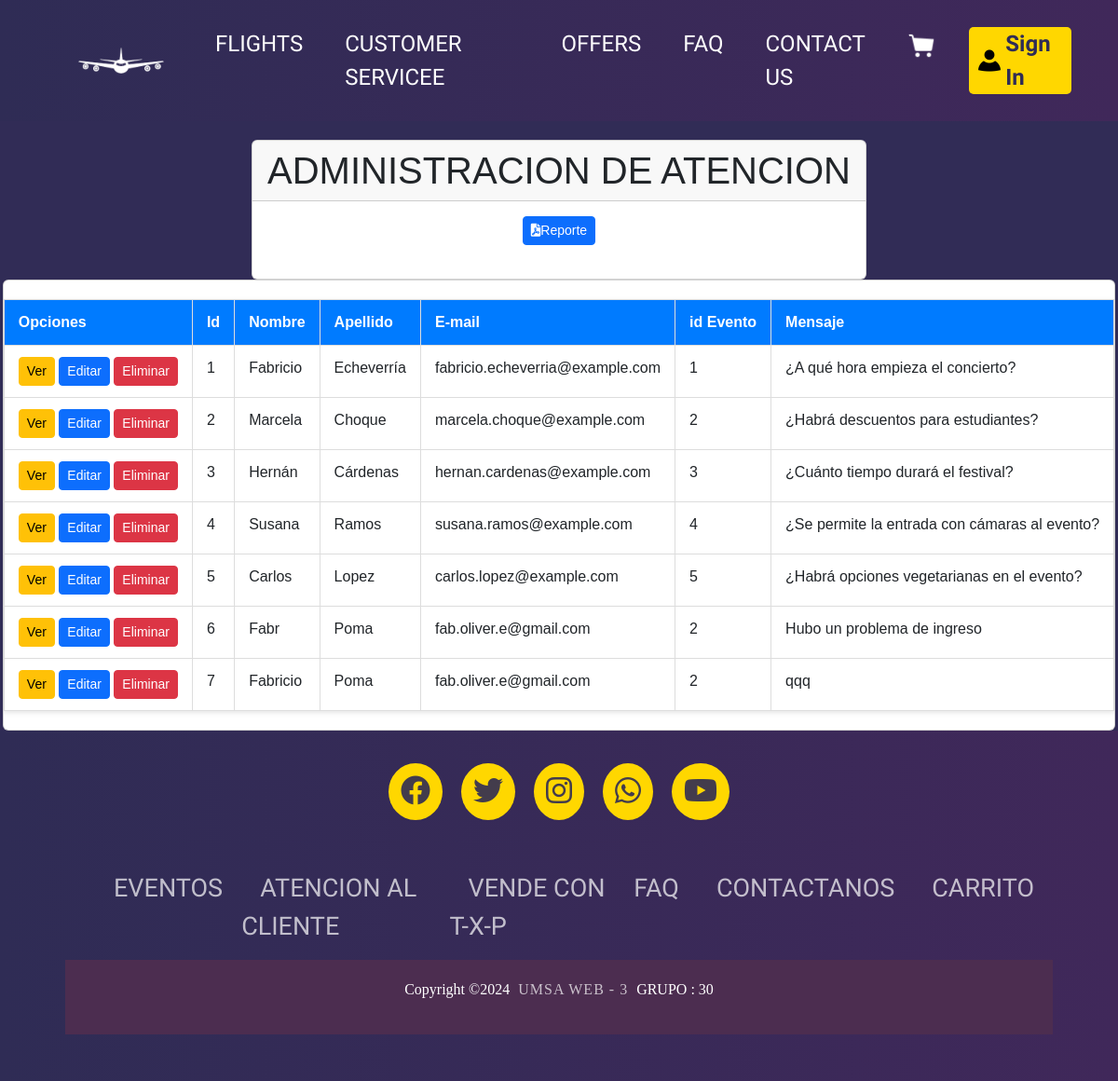
The app's page /admin/atencion/list.php with its own data.
### tables this page shows
CREATE TABLE `atencion` (
  `id` int NOT NULL,
  `nombre` varchar(50) NOT NULL,
  `apellido` varchar(50) NOT NULL,
  `email` varchar(100) NOT NULL,
  `id_evento` int DEFAULT NULL,
  `mensaje` text NOT NULL,
  `captcha` varchar(10) NOT NULL
);

### includes/funciones.php (called while the page is built, shortened)
<?php
  function incluirTemplate($nombre,$inicio=false){
    include TEMPLATES_URL."/${nombre}.php";
  }
?>

### admin/atencion/list.php (the view, shortened to what this page needs)
<?php
        require '../../includes/funciones.php';
        $db = conectarDB();
        incluirTemplate('navbar');
    ?>
<div class="tablas">
        <section class="content-header">
            <div class="content-header">
                <div class="container-fluid">
                    <div class="card">
                        <div class="card-header">
                            <h1 class="m-0">ADMINISTRACION DE ATENCION</h1>
                        </div>
                        <div class="card-body">
                            <div class="bd-example center-buttons">
                <a href="/TicketXPress/admin/reportes/reporteatencion.php" class="btn btn-primary btn-sm" target="_blank"><i class="fas fa-file-pdf"></i>Reporte</a>
                            </div>
                        </div>
                    </div>
                </div>
            </div>
        </section>
        <section class="content">
            <div class="container-fluid">
                <div class="row">
                    <div class="col-12">
                        <div class="card">
                            <div class="card-body table-responsive p-0">
                                <table class="table table-hover text-nowrap">
                                    <thead>
                                        <tr>
                                            <th>Opciones</th>
                                            <th>Id</th>
                                            <th>Nombre</th>
                                            <th>Apellido</th>
                                            <th>E-mail</th>
                                            <th>id Evento</th>
                                            <th>Mensaje</th>
                                        </tr>
                                    </thead>
                                    <tbody>
                                    <?php
                                            $con_sql='select * from atencion';
                                            $res=mysqli_query($db,$con_sql);
                                            while($reg=$res->fetch_assoc())
                                            {
                                        ?>
                                            <tr>
                                                <td>
                                                    <a href="view.php?cod=<?php echo $reg['id']; ?>" class="boton btn btn-warning btn-sm">Ver</a>
                                                    <a href="edit.php?cod=<?php echo $reg['id']; ?>" class="boton btn btn-primary btn-sm">Editar</a>
                                                    <a href="delete.php?cod=<?php echo $reg['id']; ?>" class="boton btn btn-danger btn-sm">Eliminar</a>
                                                </td>
                                                <td> <?php echo $reg['id'];?></td>
                                                <td> <?php echo $reg['nombre'];?></td>
                                                <td> <?php echo $reg['apellido'];?></td>
                                                <td> <?php echo $reg['email'];?></td>
                                                <td> <?php echo $reg['id_evento'];?></td>
                                                <td> <?php echo $reg['mensaje'];?></td>
                                            </tr>
                                            <?php
                                            }
                                            ?>
                                    </tbody>
                                </table>
                            </div>
                        </div>
                    </div>
                </div>
            </div>
        </section>
</div>
    <?php incluirTemplate('footer'); ?>
<html>
    <link rel="stylesheet" href="/TicketXPress/build/css/tablas.css">
</html>

### includes/templates/navbar.php (shortened to what this page needs)
<?php
$auth = $_SESSION['login'] ?? false;
$nombreUsuario = $_SESSION['nombre'] ?? '';
?>
<!DOCTYPE html>
<html lang="en">
<head>
    <link rel="stylesheet" href="https://cdn.jsdelivr.net/npm/bootstrap@5.3.0/dist/css/bootstrap.min.css">
    <link rel="stylesheet" href="/Airport/build/css/navbar.css?v=1.29">
    <link rel="stylesheet" href="https://cdn.jsdelivr.net/npm/sweetalert2@11/dist/sweetalert2.min.css">
</head>
<body>
    <nav class="navbar navbar-expand-lg bg-body-tertiary">
        <div class="container-fluid">
            <a class="navbar-brand" href="/Airport/index.php">
                <img src="/Airport/build/img/logo.png" alt="Logo" ;style="height: 100px; width: 210px;">
            </a>
            <div class="collapse navbar-collapse justify-content-center">
                <ul class="navbar-nav">
                    <li class="nav-item">
                        <a class="nav-link" href="/Airport/Evento.php">FLIGHTS</a>
                    </li>
                    <li class="nav-item">
                        <a class="nav-link" href="/Airport/Atencion.php">CUSTOMER SERVICEE</a>
                    </li>
                    <li class="nav-item">
                        <a class="nav-link" href="/Airport/Vender.php">OFFERS</a>
                    </li>
                    <li class="nav-item">
                        <a class="nav-link" href="/Airport/Faq.php">FAQ</a>
                    </li>
                    <li class="nav-item">
                        <a class="nav-link" href="/Airport/Contactanos.php">CONTACT US</a>
                    </li>
                    <li class="nav-item">
                        <a class="nav-link" href="/Airport/Carrito.php">
                            <img src="/Airport/build/img/iconocarrito.png" alt="Cart Icon" style="height: 30px; width: 30px">
                        </a>
                    </li>
                </ul>
            </div>
            <ul class="navbar-nav ms-auto">
                <?php if ($auth): ?>
                    <li class="nav-item d-flex align-items-center">
                        <span class="nav-link"><?php echo htmlspecialchars($nombreUsuario); ?></span>
                        <a href="/Airport/cerrarsesion.php" class="nav-link">
                            <i class="fas fa-sign-out-alt nav-icon"></i>
                            Sign Out
                        </a>
                    </li>
                <?php else: ?>
                    <li class="nav-item">
                        <a href="/Airport/log.php" class="nav-link">
                            <img src="/Airport/build/img/iconolog.png" alt="Icono de no registrado">
                            Sign In
                        </a>
                    </li>
                <?php endif; ?>
            </ul>
        </div>
    </nav>
</body>
</html>

### includes/templates/footer.php (shortened to what this page needs)
<!DOCTYPE html>
<html lang="en">
<head>
    <link rel="stylesheet" href="/TicketXPress/build/css/app.css?v=1.18">
    <link rel="stylesheet" href="https://cdnjs.cloudflare.com/ajax/libs/font-awesome/6.0.0-beta3/css/all.min.css">
</head>
<body>
<footer>
    <div class="footerContainer">
        <div class="socialIcons">
            <a href="#"><i class="fab fa-facebook"></i></a>
            <a href="#"><i class="fab fa-twitter"></i></a>
            <a href="#"><i class="fab fa-instagram"></i></a>
            <a href="#"><i class="fab fa-whatsapp"></i></a>
            <a href="#"><i class="fab fa-youtube"></i></a>
        </div>
        <div class="footerNav">
            <ul>
                <li><a href="/TicketXPress/Evento.php">EVENTOS</a></li>
                <li><a href="/TicketXPress/Atencion.php">ATENCION AL CLIENTE</a></li>
                <li><a href="/TicketXPress/Vender.php">VENDE CON T-X-P</a></li>
                <li><a href="/TicketXPress/Faq.php">FAQ</a></li>
                <li><a href="/TicketXPress/Contactanos.php">CONTACTANOS</a></li>
                <li><a href="/TicketXPress/Carrito.php">CARRITO</a></li>
            </ul>
        </div>
    </div>
    <div class="footerBottom">
        <p>Copyright &copy;2024 <span class="designer">UMSA WEB - 3</span> GRUPO : 30 </p>
    </div>
</footer>
</body>
</html>

### build/css/navbar.css (style rules this page uses)
.navbar { margin: 0; padding: 0; font-family: "Concert One", sans-serif; background: linear-gradient(90deg, #2f2c55, #40285a); }
.container-fluid { padding: 0; display: flex; }
.navbar-brand img { height: 120px; width: 100px; margin: 0; padding: 0; object-fit: contain; margin-left: 80px; }
.navbar-nav .nav-link { font-family: "Single Day", cursive; color: #fdfdfd; padding: 0px 10px; font-size: 24px; font-weight: 500; position: relative; transition: background-color 0.5s ease, color 0.5s ease, transform 0.3s ease; }
.navbar-nav .nav-link::after { content: ''; position: absolute; width: 0; height: 3px; bottom: -5px; left: 0; background-color: #FFD700; transition: width 0.4s ease; letter-spacing: 0.15em; }
.ms-auto { margin-right: 50px; }
.ms-auto .nav-link { background-color: #FFD700; color: #2f2c55; border-radius: 5px; padding: 0px 10px; font-family: "Single Day", cursive; font-size: 20px; font-weight: 600; transition: background-color 0.5s ease, transform 0.3s ease; display: flex; align-items: center; gap: 5px; }
.navbar-nav .nav-link { margin-left: 25px; }
.justify-content-center { justify-content: center !important; }
.navbar-nav .nav-item .nav-link { padding: 0 10px; }
.navbar-nav .nav-item .nav-link { font-size: 24px; }

### build/css/app.css (style rules this page uses)
body, html { margin: 0%; padding: 0%; width: 100%; }
footer { background: linear-gradient(90deg, #2f2c55, #40285a); padding: 25px 70px 50px; color: #fdfdfd; font-family: cursive; position: relative; width: 100%; }
.socialIcons { display: flex; justify-content: center; }
.socialIcons a { text-decoration: none; padding: 13px; background-color: #FFD700; margin: 10px; border-radius: 50%; transition: 0.5s; }
.socialIcons a i { font-size: 2em; color: #2f2c55; opacity: 0.9; }
.footerNav ul { display: flex; justify-content: center; list-style-type: none; }
.footerNav ul li a { color: #fdfdfd; margin: 20px; text-decoration: none; font-size: 27px; font-family: "Single Day", cursive; opacity: 0.7; transition: 0.5s; }
.footerBottom { background-color: #4C2D50; padding: 20px; text-align: center; }
.footerBottom p { color: white; font-family: cursive; }
.designer { opacity: 0.7; text-transform: uppercase; letter-spacing: 1px; font-weight: 400; margin: 0px 5px; }

### build/css/tablas.css (style rules this page uses)
body { background-color: #312C56; font-family: Arial, sans-serif; }
h1 { text-align: center; margin-bottom: 30px; }
.tablas { display: flex; flex-direction: column; align-items: center; justify-content: center; margin-top: 20px; }
.table { min-width: 1000px; margin: 20px 0; border-collapse: collapse; box-shadow: 0 2px 5px rgba(0, 0, 0, 0.1); margin-left: auto; margin-right: auto; }
.table th, .table td { padding: 12px 15px; text-align: left; border: 1px solid #ddd; }
.table th { background-color: #007bff; color: white; }
.center-buttons { display: flex; justify-content: center; align-items: center; gap: 10px; margin-bottom: 20px; margin-left: auto; margin-right: auto; }

### records on screen
atencion: id "1", nombre "Fabricio", apellido "Echeverría", email "fabricio.echeverria@example.com", id_evento "1", mensaje "¿A qué hora empieza el concierto?"
atencion: id "2", nombre "Marcela", apellido "Choque", email "marcela.choque@example.com", id_evento "2", mensaje "¿Habrá descuentos para estudiantes?"
atencion: id "3", nombre "Hernán", apellido "Cárdenas", email "hernan.cardenas@example.com", id_evento "3", mensaje "¿Cuánto tiempo durará el festival?"
atencion: id "4", nombre "Susana", apellido "Ramos", email "susana.ramos@example.com", id_evento "4", mensaje "¿Se permite la entrada con cámaras al evento?"
atencion: id "5", nombre "Carlos", apellido "Lopez", email "carlos.lopez@example.com", id_evento "5", mensaje "¿Habrá opciones vegetarianas en el evento?"
atencion: id "6", nombre "Fabr", apellido "Poma", email "fab.oliver.e@gmail.com", id_evento "2", mensaje "Hubo un problema de ingreso"
atencion: id "7", nombre "Fabricio", apellido "Poma", email "fab.oliver.e@gmail.com", id_evento "2", mensaje "qqq"
